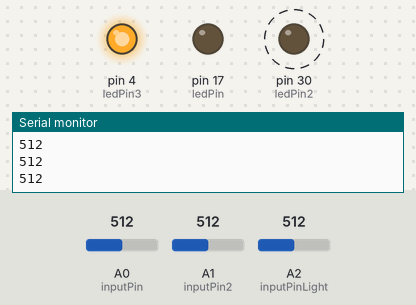
A sketch run on a simulated Arduino Mega 2560, built with avr-gcc and run on an emulated ATmega2560. On the bench: output pins drawn as LEDs (lit = HIGH), the last lines printed to the serial monitor. Dashed ring = blinking. Inputs (shaded band) come from the test bench; at power-on: A0 (inputPin) = 512, A2 (inputPinLight) = 512, A1 (inputPin2) = 512.

Above: at 1.2 s.
1.3 s: A0 (inputPin) set to 20
At 1.56 s:
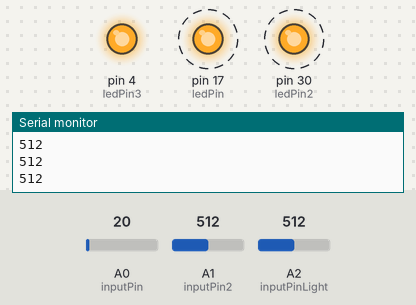
4.3 s: A2 (inputPinLight) set to 16
7.3 s: A2 (inputPinLight) set to 13
At 7.6 s:
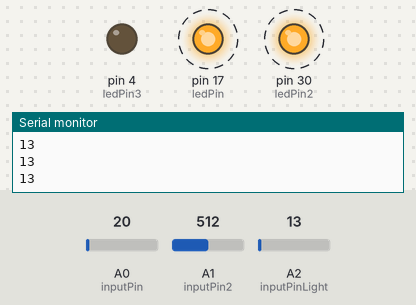
10.3 s: A2 (inputPinLight) set to 30
At 10.62 s:
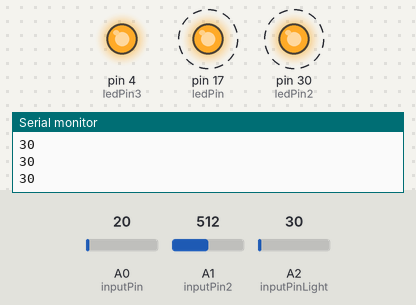
13.3 s: A2 (inputPinLight) set to 10
At 13.64 s:
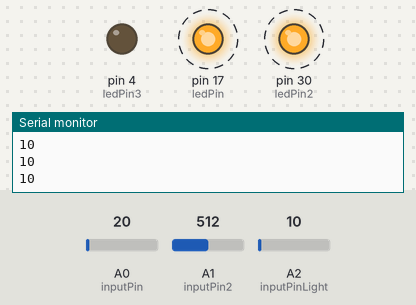
16.3 s: A0 (inputPin) set to 40
At 17.06 s:
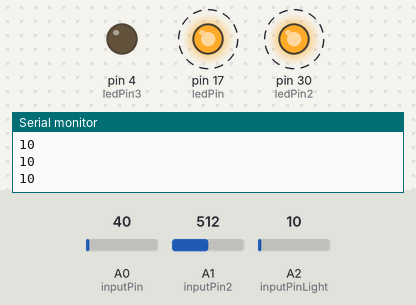
Timing chart, 0 to 20.3 s (numbered marks = the images above; inputs shaded):
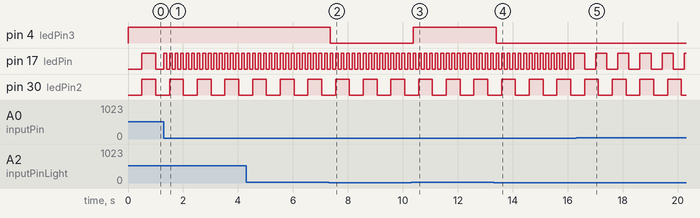

The sketch:

connected_range_sensors_Light.ino
```cpp
/*
This program takes 2 inputs from range sensors, and makes 2 led blink dependend on the reading values.
It is structured the following way:
 1. get a reading converted to cm
 2. use that reading to determine a how fast the LED should blink, ie. get a blink interval
 3. make the led's blink with their given interval

Each part is implemented with a function - description above each function.

Date: 14/02 - 2022
By: Niels Viggo Stark Madsen, Phat Pham and Buster Salomon Rasmussen
*/


// ------ CONSTANTS
// Led pins
int ledPin = 17;
int ledPin2 = 30;
int ledPin3 = 4;

// Input pins
int inputPin = A0;
int inputPin2 = A1;
int inputPinLight = A2;

// Coeficcient for calculating from digital voltage range to CM
float coe = 1.344;

// ------ TIME
unsigned long currentMillis; // updated every loop cycle
unsigned long prevMillis1 = 0; // prevMillis for ledPin
unsigned long prevMillis2 = 0; // prevMillis for ledPin2

// ----- LED STATES
int ledState1 = LOW;
int ledState2 = LOW;
int* led1 = &ledState1; // Pointers are used to change the ledStates from the loop
int* led2 = &ledState2;

int LightlvlLedState = LOW; // ledState for light level sensor.

// ----- Functions
/*
getCM
Pre: Takes an analog input pin as input
Post: Returns CM corresponding to input signal
*/
float getCM(int input) {
  int val = analogRead(input);
  float cm = val * coe;
  return cm;
}

/*
getInterval
Pre: Takes a float that represents the range as input
Post: Returns an integer representing the interval an LED should blink with
*/
int getInterval(float cm) {
  int interval;
  if (cm > 60) {
    interval = 500;
  }
  if (cm <= 60 && cm > 45) {
    interval = 350;
  }
  if (cm <= 45 && cm > 30) {
    interval = 200;
  }
  if (cm <= 30 && cm > 20) {
    interval = 50;
  }
  if (cm <= 20) {
    interval = 0;
  }
  return interval;
}

/*
blinkWithMillis
Pre: Takes 4 arguments
 1) interval: integer - the interval the LED should blink with
 2) output: integer - the pin the arduino should write to (send high signal)
 3) prevMillis: unsigned long - number in milliseconds representing the timestamp last time an interval reached
 4) *ledState: integer pointer - points to a ledState (HIGH/LOW - 1/0)

 Post:
 Returns an unsigned long
 If the interval is reached it returns a new timestamp
 If the interval is not reached it returns the same timestamp - prevMillis
*/
unsigned long blinkWithMillis(int interval, int output, unsigned long prevMillis, int *ledState) {

  // Get current millis
  currentMillis = millis();

  // Blink if blink interval is reached
  if (currentMillis - prevMillis >= interval) {
    *ledState = !(*ledState);
    digitalWrite(output, *ledState);
    return currentMillis;
  }
  else return prevMillis;

}

// Read light level
int readlight(int input) {
  int lightLvl = analogRead(input);
  return lightLvl;
}

void checkLightLvl(int input, int output, int* ledState) {
  int lightLvl = readlight(input);
  if (lightLvl < 15) {  // if the light level is below 15 the light will be turned off
    if (*ledState != LOW) {
      digitalWrite(output, LOW);
      *ledState = LOW;
    }
  } else {
    if(*ledState != HIGH) {
      *ledState = HIGH;
      digitalWrite(output, HIGH);
    }
  }
}

// ----- SETUP
void setup() {
  pinMode(ledPin, OUTPUT);
  pinMode(ledPin2, OUTPUT);
  pinMode(ledPin3, OUTPUT);

  Serial.begin(9600);
}


// ----- LOOP
void loop() {

  // Left
  float cm = getCM(inputPin);
  int interval1 = getInterval(cm);
  prevMillis1 = blinkWithMillis(interval1, ledPin, prevMillis1, led1);

  // Right
  float cm2 = getCM(inputPin2);
  int interval2 = getInterval(cm2);
  prevMillis2 = blinkWithMillis(interval2, ledPin2, prevMillis2, led2);

  Serial.println(readlight(inputPinLight));

  checkLightLvl(inputPinLight, ledPin3, &LightlvlLedState); // checks ligh level and changes led state if ligh level is below 15 or above 14

  delay(100);
}
```

Measured:
- the behaviour switches between 15 and 14 on A2 (inputPinLight) (found by bisection; images 1 and 2)
- after the input at 1.3 s, pin 17 (ledPin): alternates HIGH for 0.10 s and LOW for 0.10 s, starting at once
- after the input at 7.3 s, pin 4 (ledPin3): HIGH → LOW after 0.05 s
- after the input at 10.3 s, pin 4 (ledPin3): LOW → HIGH after 0.07 s
- after the input at 13.3 s, pin 4 (ledPin3): HIGH → LOW after 0.09 s
- after the input at 16.3 s, pin 17 (ledPin): alternates HIGH for 0.40 s and LOW for 0.40 s, starting after 0.31 s
- by itself, pin 30 (ledPin2): alternates HIGH for 0.50 s and LOW for 0.50 s
